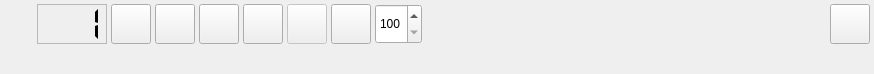
<?xml version="1.0" encoding="UTF-8"?>
<ui version="4.0">
 <class>OsdWidget</class>
 <widget class="QFrame" name="OsdWidget">
  <property name="geometry">
   <rect>
    <x>0</x>
    <y>0</y>
    <width>874</width>
    <height>74</height>
   </rect>
  </property>
  <layout class="QGridLayout" name="gridLayout">
   <property name="horizontalSpacing">
    <number>4</number>
   </property>
   <property name="verticalSpacing">
    <number>2</number>
   </property>
   <property name="margin">
    <number>4</number>
   </property>
   <item row="2" column="3">
    <widget class="VlcSeekWidget" name="seek" native="true"/>
   </item>
   <item row="3" column="3">
    <widget class="InfoBarWidget" name="info" native="true"/>
   </item>
   <item row="1" column="3">
    <layout class="QHBoxLayout" name="horizontalLayout">
     <property name="spacing">
      <number>4</number>
     </property>
     <item>
      <widget class="QLCDNumber" name="number">
       <property name="minimumSize">
        <size>
         <width>70</width>
         <height>40</height>
        </size>
       </property>
       <property name="maximumSize">
        <size>
         <width>70</width>
         <height>40</height>
        </size>
       </property>
       <property name="frameShape">
        <enum>QFrame::StyledPanel</enum>
       </property>
       <property name="numDigits">
        <number>3</number>
       </property>
       <property name="segmentStyle">
        <enum>QLCDNumber::Flat</enum>
       </property>
       <property name="value" stdset="0">
        <double>1.000000000000000</double>
       </property>
      </widget>
     </item>
     <item>
      <widget class="QPushButton" name="buttonPlay">
       <property name="minimumSize">
        <size>
         <width>40</width>
         <height>40</height>
        </size>
       </property>
       <property name="maximumSize">
        <size>
         <width>40</width>
         <height>40</height>
        </size>
       </property>
       <property name="toolTip">
        <string>Play</string>
       </property>
       <property name="statusTip">
        <string>Play</string>
       </property>
       <property name="icon">
        <iconset resource="../../../data/icons.qrc">
         <normaloff>:/icons/24x24/media-playback-start.png</normaloff>:/icons/24x24/media-playback-start.png</iconset>
       </property>
       <property name="iconSize">
        <size>
         <width>24</width>
         <height>24</height>
        </size>
       </property>
      </widget>
     </item>
     <item>
      <widget class="QPushButton" name="buttonStop">
       <property name="minimumSize">
        <size>
         <width>40</width>
         <height>40</height>
        </size>
       </property>
       <property name="maximumSize">
        <size>
         <width>40</width>
         <height>40</height>
        </size>
       </property>
       <property name="toolTip">
        <string>Stop</string>
       </property>
       <property name="statusTip">
        <string>Stop</string>
       </property>
       <property name="icon">
        <iconset resource="../../../data/icons.qrc">
         <normaloff>:/icons/24x24/media-playback-stop.png</normaloff>:/icons/24x24/media-playback-stop.png</iconset>
       </property>
       <property name="iconSize">
        <size>
         <width>24</width>
         <height>24</height>
        </size>
       </property>
      </widget>
     </item>
     <item>
      <widget class="QPushButton" name="buttonBack">
       <property name="minimumSize">
        <size>
         <width>40</width>
         <height>40</height>
        </size>
       </property>
       <property name="maximumSize">
        <size>
         <width>40</width>
         <height>40</height>
        </size>
       </property>
       <property name="toolTip">
        <string>Back</string>
       </property>
       <property name="statusTip">
        <string>Back</string>
       </property>
       <property name="icon">
        <iconset resource="../../../data/icons.qrc">
         <normaloff>:/icons/24x24/media-skip-backward.png</normaloff>:/icons/24x24/media-skip-backward.png</iconset>
       </property>
       <property name="iconSize">
        <size>
         <width>24</width>
         <height>24</height>
        </size>
       </property>
      </widget>
     </item>
     <item>
      <widget class="QPushButton" name="buttonNext">
       <property name="minimumSize">
        <size>
         <width>40</width>
         <height>40</height>
        </size>
       </property>
       <property name="maximumSize">
        <size>
         <width>40</width>
         <height>40</height>
        </size>
       </property>
       <property name="toolTip">
        <string>Next</string>
       </property>
       <property name="statusTip">
        <string>Next</string>
       </property>
       <property name="icon">
        <iconset resource="../../../data/icons.qrc">
         <normaloff>:/icons/24x24/media-skip-forward.png</normaloff>:/icons/24x24/media-skip-forward.png</iconset>
       </property>
       <property name="iconSize">
        <size>
         <width>24</width>
         <height>24</height>
        </size>
       </property>
      </widget>
     </item>
     <item>
      <widget class="QPushButton" name="buttonRecordNow">
       <property name="enabled">
        <bool>false</bool>
       </property>
       <property name="minimumSize">
        <size>
         <width>40</width>
         <height>40</height>
        </size>
       </property>
       <property name="maximumSize">
        <size>
         <width>40</width>
         <height>40</height>
        </size>
       </property>
       <property name="toolTip">
        <string>Record Now</string>
       </property>
       <property name="statusTip">
        <string>Record Now</string>
       </property>
       <property name="icon">
        <iconset resource="../../../data/icons.qrc">
         <normaloff>:/icons/24x24/media-record.png</normaloff>:/icons/24x24/media-record.png</iconset>
       </property>
       <property name="iconSize">
        <size>
         <width>24</width>
         <height>24</height>
        </size>
       </property>
      </widget>
     </item>
     <item>
      <widget class="QPushButton" name="buttonTeletext">
       <property name="minimumSize">
        <size>
         <width>40</width>
         <height>40</height>
        </size>
       </property>
       <property name="maximumSize">
        <size>
         <width>40</width>
         <height>40</height>
        </size>
       </property>
       <property name="toolTip">
        <string>Teletext</string>
       </property>
       <property name="statusTip">
        <string>Teletext</string>
       </property>
       <property name="icon">
        <iconset resource="../../../data/icons.qrc">
         <normaloff>:/icons/24x24/teletext.png</normaloff>:/icons/24x24/teletext.png</iconset>
       </property>
       <property name="iconSize">
        <size>
         <width>24</width>
         <height>24</height>
        </size>
       </property>
       <property name="checkable">
        <bool>true</bool>
       </property>
      </widget>
     </item>
     <item>
      <widget class="QSpinBox" name="teletext">
       <property name="minimumSize">
        <size>
         <width>0</width>
         <height>40</height>
        </size>
       </property>
       <property name="maximumSize">
        <size>
         <width>16777215</width>
         <height>40</height>
        </size>
       </property>
       <property name="minimum">
        <number>100</number>
       </property>
       <property name="maximum">
        <number>888</number>
       </property>
      </widget>
     </item>
     <item>
      <widget class="VlcVolumeSlider" name="volume" native="true">
       <property name="minimumSize">
        <size>
         <width>400</width>
         <height>0</height>
        </size>
       </property>
      </widget>
     </item>
     <item>
      <widget class="QPushButton" name="buttonMute">
       <property name="minimumSize">
        <size>
         <width>40</width>
         <height>40</height>
        </size>
       </property>
       <property name="maximumSize">
        <size>
         <width>40</width>
         <height>40</height>
        </size>
       </property>
       <property name="toolTip">
        <string>Mute</string>
       </property>
       <property name="statusTip">
        <string>Mute</string>
       </property>
       <property name="icon">
        <iconset resource="../../../data/icons.qrc">
         <normaloff>:/icons/24x24/volume-muted.png</normaloff>:/icons/24x24/volume-muted.png</iconset>
       </property>
       <property name="iconSize">
        <size>
         <width>24</width>
         <height>24</height>
        </size>
       </property>
       <property name="checkable">
        <bool>true</bool>
       </property>
      </widget>
     </item>
    </layout>
   </item>
   <item row="1" column="0" rowspan="3">
    <widget class="QWidget" name="blank" native="true">
     <layout class="QHBoxLayout" name="horizontalLayout_2">
      <property name="margin">
       <number>0</number>
      </property>
      <item>
       <widget class="QLabel" name="blankLabel">
        <property name="minimumSize">
         <size>
          <width>2</width>
          <height>2</height>
         </size>
        </property>
        <property name="maximumSize">
         <size>
          <width>2</width>
          <height>2</height>
         </size>
        </property>
       </widget>
      </item>
     </layout>
    </widget>
   </item>
   <item row="1" column="1" rowspan="3">
    <widget class="QLabel" name="logo"/>
   </item>
  </layout>
 </widget>
 <customwidgets>
  <customwidget>
   <class>VlcVolumeSlider</class>
   <extends>QWidget</extends>
   <header location="global">vlc-qt/VolumeSlider.h</header>
   <container>1</container>
   <slots>
    <slot>mute()</slot>
    <slot>volumeUp()</slot>
    <slot>volumeDown()</slot>
   </slots>
  </customwidget>
  <customwidget>
   <class>VlcSeekWidget</class>
   <extends>QWidget</extends>
   <header location="global">vlc-qt/SeekWidget.h</header>
   <container>1</container>
  </customwidget>
  <customwidget>
   <class>InfoBarWidget</class>
   <extends>QWidget</extends>
   <header>ui/core/InfoBarWidget.h</header>
   <container>1</container>
  </customwidget>
 </customwidgets>
 <resources>
  <include location="../../../data/icons.qrc"/>
 </resources>
 <connections>
  <connection>
   <sender>buttonTeletext</sender>
   <signal>toggled(bool)</signal>
   <receiver>teletext</receiver>
   <slot>setVisible(bool)</slot>
   <hints>
    <hint type="sourcelabel">
     <x>460</x>
     <y>30</y>
    </hint>
    <hint type="destinationlabel">
     <x>513</x>
     <y>30</y>
    </hint>
   </hints>
  </connection>
 </connections>
</ui>
